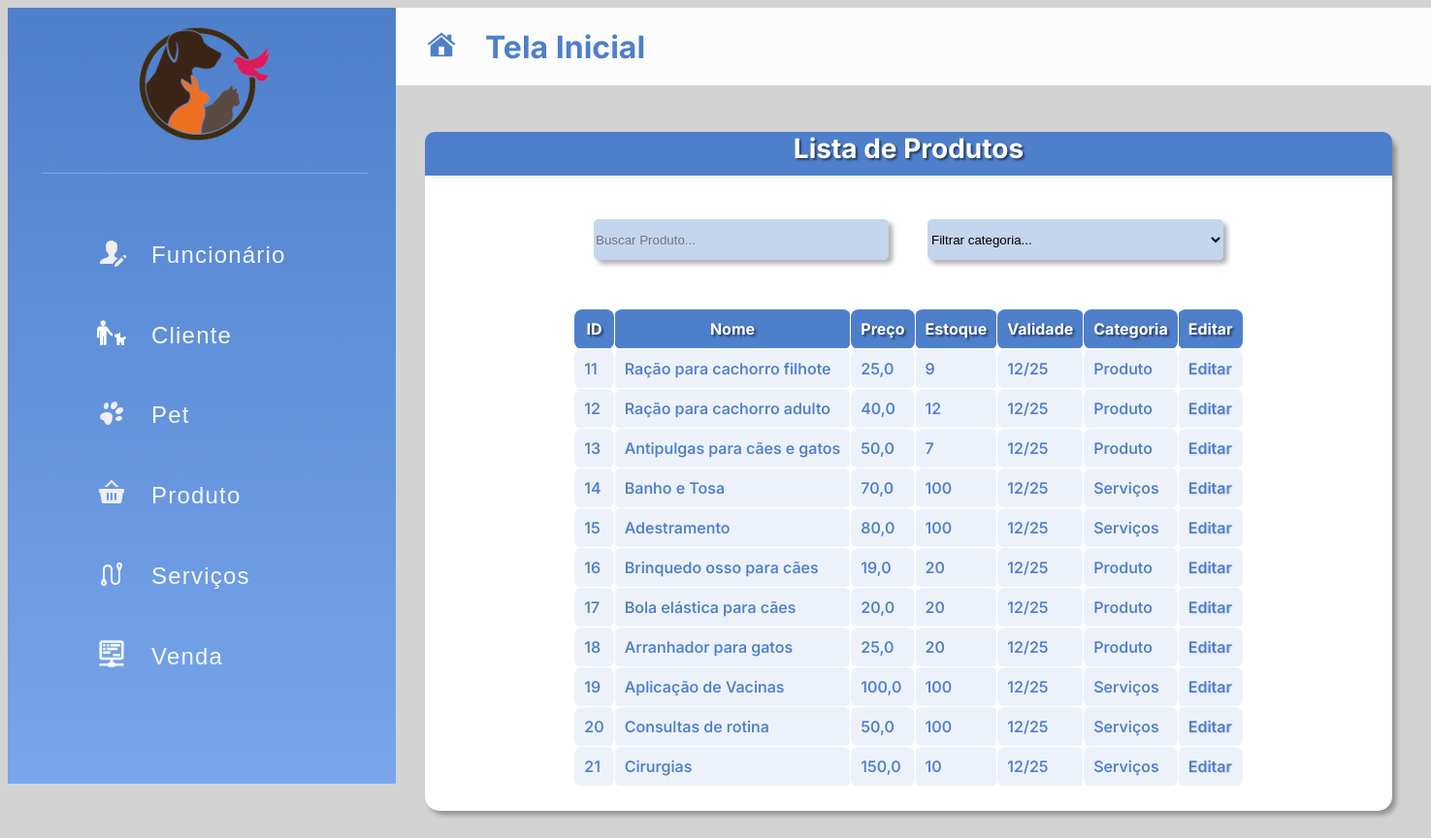
/listarProdutos/, run on the app's committed database.
### appPetPlanet/models.py (models this page shows)
class Produto(models.Model):
    id_produto = models.AutoField(primary_key=True)
    nome = models.TextField()
    preco = models.FloatField()
    estoque = models.IntegerField()
    validade = models.TextField(default='12/12/2099')
    categoria = models.TextField()

### appPetPlanet/views.py (the view)
# urls.py: path('listarProdutos/', views.listarProdutos,
def listarProdutos(request):
    produtos = {
        'produtos': Produto.objects.all()
    }
    return render(request, 'produto/listarProdutos.html', produtos)

### appPetPlanet/templates/produto/listarProdutos.html (shortened to what this page needs)
{% extends 'navBar.html' %}
{% block conteudo %}
<div class="container-lista">
    <div class="titulo-tabela">
        <h1>Lista de Produtos</h1>
    </div>
    <div class="conteudo-tabela">
        <div class="categoria-de-produto">
            <input type="text" id="buscaProduto" onkeyup="buscaProduto();" placeholder="Buscar Produto...">
                <select id="selectCategoria" type="text" onchange="filtrarCategoria()">
                    <option type="input" value="">Filtrar categoria...</option>
                </select><br><br>
        </div>
        <a onclick="limparFiltros()">Limpar filtros</a>
        <br>
        <div class="tabela-tabela">
            <table id="tableProdutos" class="table table-bordered table-striped">
                <tr>
                    <th>ID</th>
                    <th>Nome</th>
                    <th>Preço</th>
                    <th>Estoque</th>
                    <th>Validade</th>
                    <th>Categoria</th>
                    <th>Editar</th>
                </tr>
                {% for produto in produtos %}
                <tr>
                    <td>{{produto.id_produto}}</td>
                    <td>{{produto.nome}}</td>
                    <td>{{produto.preco}}</td>
                    <td>{{produto.estoque}}</td>
                    <td>{{produto.validade}}</td>
                    <td>{{produto.categoria}}</td>
                    <td><a href="{% url 'infoProduto' %}{{produto.id_produto}}">Editar</a></td>
                </tr>
                {% endfor %}
            </table>
        </div>
    </div>
</div>
{% endblock %}

### static/navBar.css (style rules this page uses)
body { background-color: rgb(211, 211, 211); font-family: "Inter", sans-serif; }
table, th, td { border: 1px solid; }
a { text-decoration: none; color: #fffe; }

### static/cadastrar.css (style rules this page uses)
input, select, textarea { box-shadow: 4px 4px 5px rgba(0, 0, 0, 0.315); }
table, th, td { border: 1px solid rgb(255, 255, 255); border-collapse: collapse; border-radius: 8px; }
th, td { padding: 10px 10px; }
th { color: #fff; background-color: #4e7fcb; font-size: 600; text-shadow: rgba(0, 0, 0, 0.504) 2px 2px 2px; }
td { color: #4e7fcb; background-color: #4e80cb1a; font-weight: 550; }
td a { font-weight: 600; color: #4e7fcb; text-shadow: rgba(0, 0, 0, 0.11) 1px 1px 2px; }
.campo-selectServiço select,input { width: 300px; height: 40px; border-radius: 5px; background-color: #4e80cb54; border: 0; margin: 3px 0; }
.container-lista { background-color: #fff; min-width: 997px; width: 100%; min-height: 562px; padding-bottom: 10px; border-radius: 15px; box-shadow: 4px 4px 5px rgba(0, 0, 0, 0.315); }
.conteudo-tabela { margin: 15px; }
.conteudo-tabela input { margin: 30px 20px; }
.titulo-tabela { background-color: #4e7fcb; border-radius: 10px 10px 0 0; height: 45px; padding: 0; text-shadow: rgba(0, 0, 0, 0.504) 2px 2px 2px; box-shadow: 4px 4px 5px rgba(0, 0, 0, 0.048); }
.titulo-tabela h1 { font-size: 28px; font-weight: 700; color: #fff; display: flex; justify-content: center; }
.categoria-de-produto { padding: 0 20px; display: flex; justify-content: center; }
.categoria-de-produto select { background-color: #4e80cb54; border: none; width: 305px; height: 42px; border-radius: 5px; margin: 30px 20px; }
.tabela-tabela { width: 100%; display: flex; justify-content: center; }

### data on the page
Produto: id_produto "11", nome "Ração para cachorro filhote", preco "25,0", estoque "9", validade "12/25", categoria "Produto"
Produto: id_produto "12", nome "Ração para cachorro adulto", preco "40,0", estoque "12", validade "12/25", categoria "Produto"
Produto: id_produto "13", nome "Antipulgas para cães e gatos", preco "50,0", estoque "7", validade "12/25", categoria "Produto"
Produto: id_produto "14", nome "Banho e Tosa", preco "70,0", estoque "100", validade "12/25", categoria "Serviços"
Produto: id_produto "15", nome "Adestramento", preco "80,0", estoque "100", validade "12/25", categoria "Serviços"
Produto: id_produto "16", nome "Brinquedo osso para cães", preco "19,0", estoque "20", validade "12/25", categoria "Produto"
Produto: id_produto "17", nome "Bola elástica para cães", preco "20,0", estoque "20", validade "12/25", categoria "Produto"
Produto: id_produto "18", nome "Arranhador para gatos", preco "25,0", estoque "20", validade "12/25", categoria "Produto"
Produto: id_produto "19", nome "Aplicação de Vacinas", preco "100,0", estoque "100", validade "12/25", categoria "Serviços"
Produto: id_produto "20", nome "Consultas de rotina", preco "50,0", estoque "100", validade "12/25", categoria "Serviços"
Produto: id_produto "21", nome "Cirurgias", preco "150,0", estoque "10", validade "12/25", categoria "Serviços"
